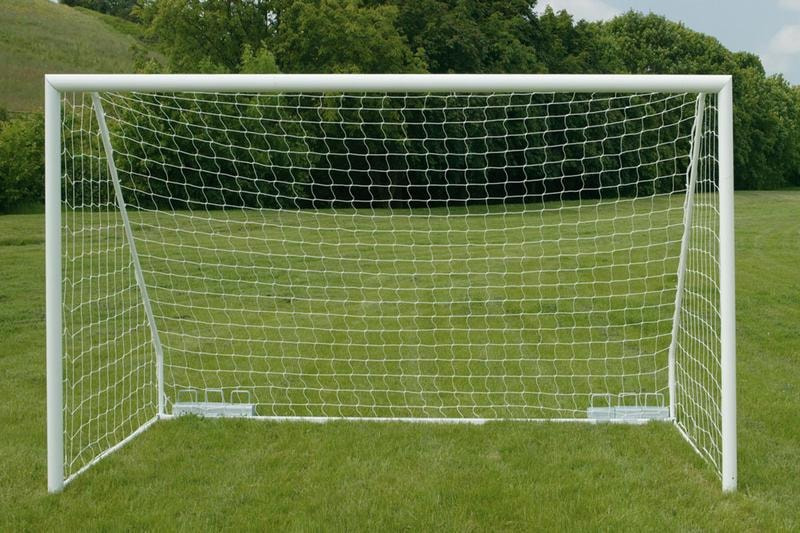
#> input picture Lab/image/1234.jpg, 800 x 533 px
$ jupyter execute BaiI.ipynb
#> lines starting #> are read from the running program, lines starting #| are printed output that depends on the picture; after the words box and inside, x2 and y2 are one past the last pixel; in counts of white or black regions, pixels touching at a corner belong together
silde 21, 22

[cell 1]
import cv2
import matplotlib.pyplot as plt
img = cv2.imread('../image/1234.jpg')
#> img is the input picture: shape (533, 800, 3); mean B, G, R 66.6, 117, 101.6
imgrgb = cv2.cvtColor(img, cv2.COLOR_BGR2RGB)
plt.imshow(imgrgb)
plt.title("img_rgb")
plt.show()

[cell 2]
#BaiI
#tang giam do sang va tuong phan
plt.figure()
increase_Brightness = cv2.convertScaleAbs(imgrgb, alpha=1, beta=50)
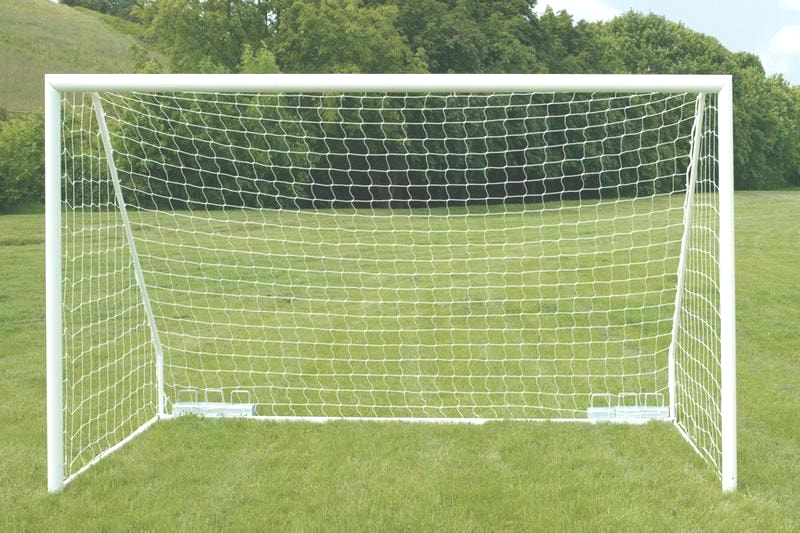
#> increase_Brightness: shape (533, 800, 3); mean R, G, B 151.1, 166.3, 116.1
plt.subplot(2,2,1)
plt.title("increase_Brightness")
plt.imshow(increase_Brightness)
decrease_Brightness = cv2.convertScaleAbs(imgrgb, alpha=1, beta=-50)
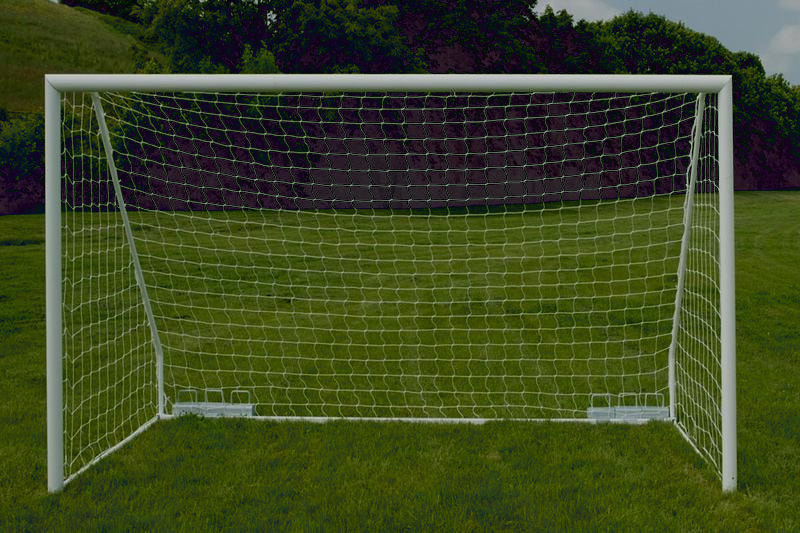
#> decrease_Brightness: shape (533, 800, 3); mean R, G, B 61, 71.3, 33.8
plt.subplot(2,2,2)
plt.title("decrease_Brightness")
plt.imshow(decrease_Brightness)
increase_contrast = cv2.convertScaleAbs(imgrgb, alpha=1.5, beta=0)
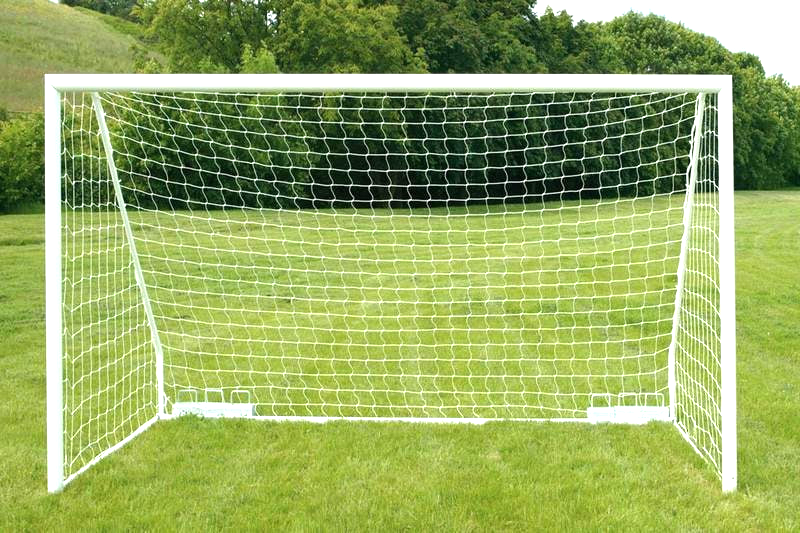
#> increase_contrast: shape (533, 800, 3); mean R, G, B 148.9, 170.3, 95.9
plt.subplot(2,2,3)
plt.imshow(increase_contrast)
plt.title("increase_contrast")
decrease_contrast = cv2.convertScaleAbs(imgrgb, alpha=0.5, beta=0)
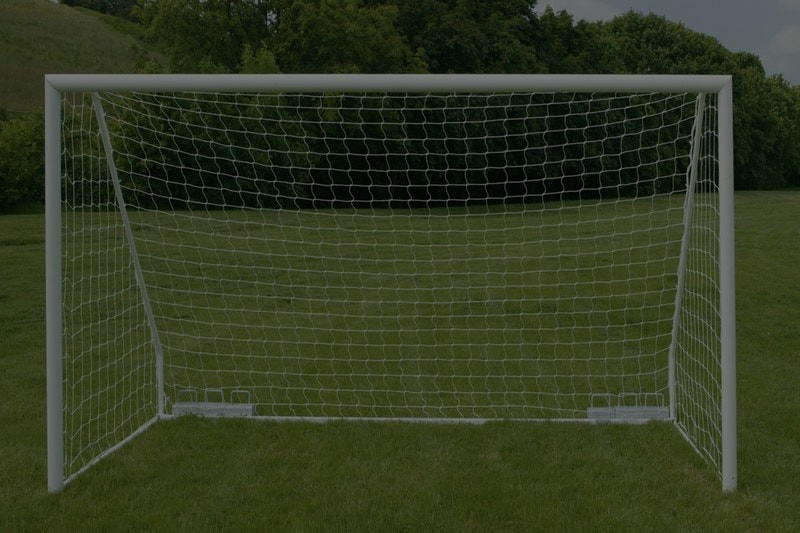
#> decrease_contrast: shape (533, 800, 3); mean R, G, B 50.8, 58.5, 33.3
plt.subplot(2,2,4)
plt.imshow(decrease_contrast)
plt.title("decrease_contrast")
plt.show()

[cell 3]
# bien doi am ban anh
negative_img = 255-imgrgb
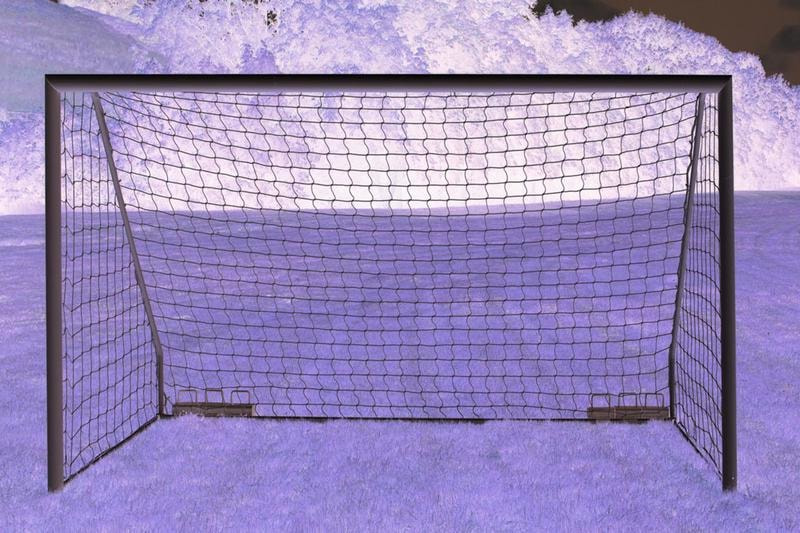
#> negative_img: shape (533, 800, 3); mean R, G, B 153.4, 138, 188.4
plt.imshow(negative_img)
plt.title("negative_img")
plt.show()

[cell 4]
# Cắt ngưỡng
gray = cv2.cvtColor(img, cv2.COLOR_BGR2GRAY)
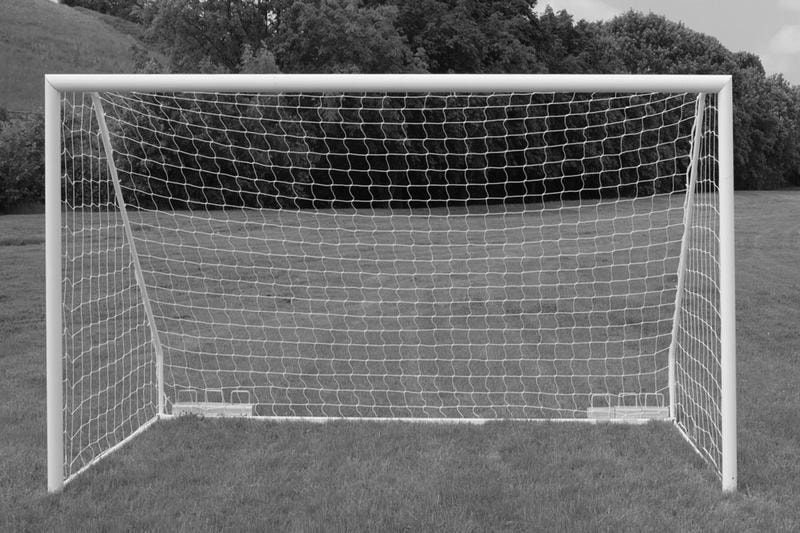
#> gray: shape (533, 800); min 1, max 255, mean 106.7
hist = cv2.calcHist([gray],[0],None,[256],[0,256])
#> hist = 256 values, max 8405 at index 113, min 0 at index 0, mean 1665.6

plt.plot(hist)
plt.title("Histogram")
plt.xlabel("Pixel value")
plt.ylabel("num of pixel")
plt.show()
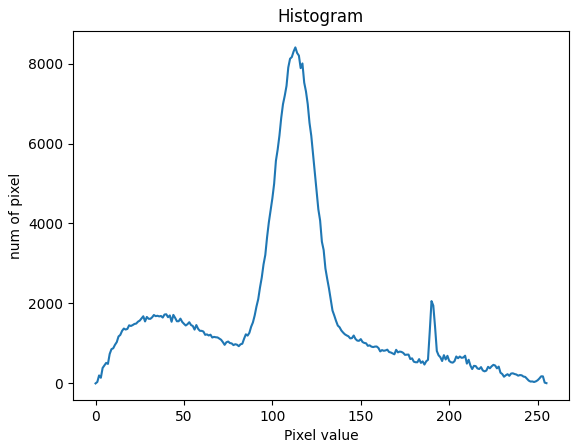
#> figure drawn by matplotlib, 1 panel; curve peaks at x = 113, y = 8405
maxValue = 255
thresh, thresholded_img = cv2.threshold(gray, 0, maxValue, cv2.THRESH_BINARY+cv2.THRESH_OTSU)
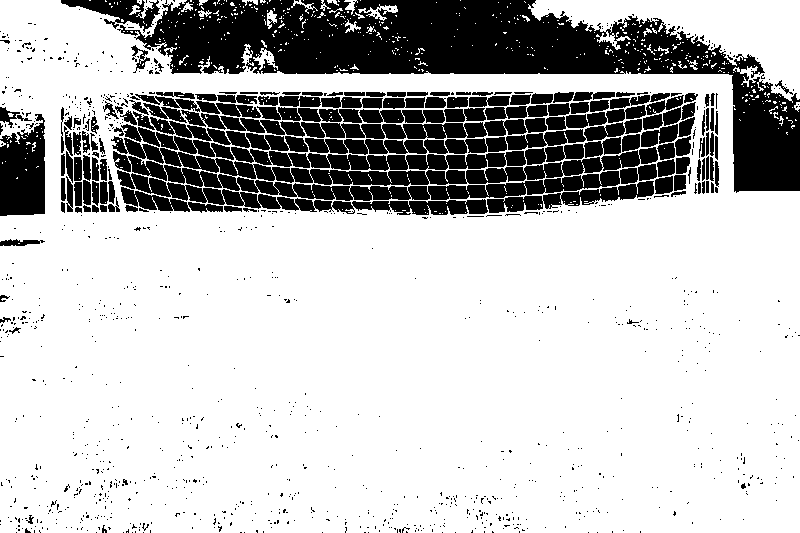
#> thresholded_img: shape (533, 800); 74.6% white; 1165 black regions (1021 under 20 px), largest, box (x1, y1, x2, y2) and area: (117, 0, 800, 193) 40381, (111, 136, 658, 201) 14324, (121, 124, 584, 171) 6031
#> thresh = 86
plt.figure(figsize=(10,5))
plt.subplot(1,2,1)
plt.imshow(gray, cmap='gray')
plt.title("img")
plt.subplot(1,2,2)
plt.imshow(thresholded_img, cmap='gray')
plt.title("img_thresholded")
plt.show()

$ run again, with Lab/image/details-img.jpg copied over Lab/image/1234.jpg
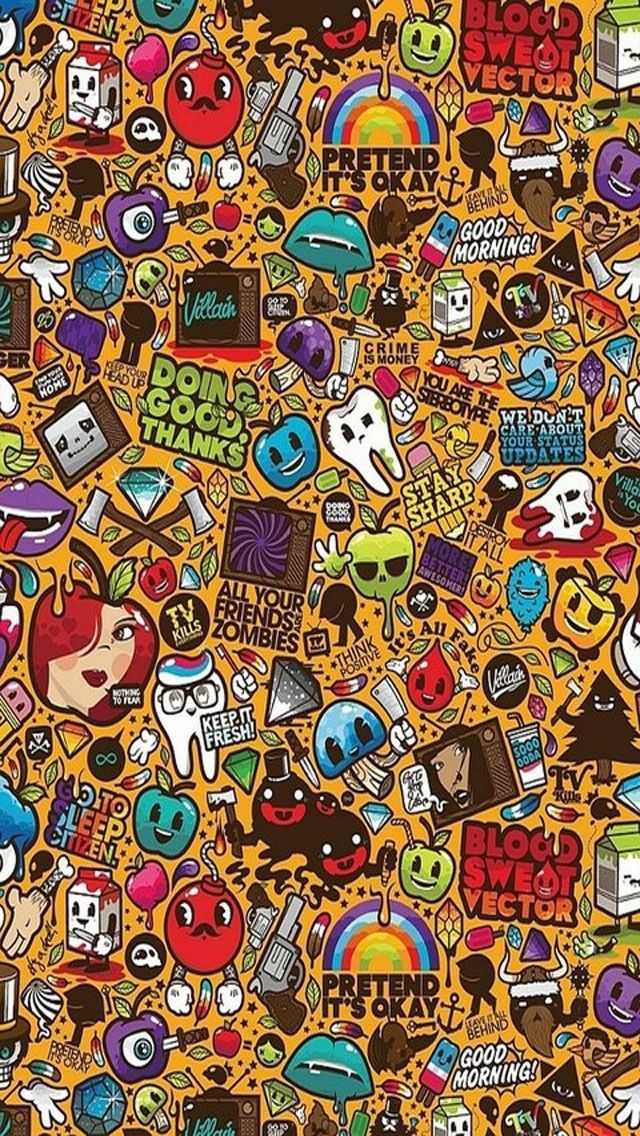
#> input picture Lab/image/details-img.jpg, 640 x 1136 px
#> img is the input picture: shape (1136, 640, 3); mean B, G, R 74.8, 106.7, 141.5
#> `gray = cv2.cvtColor(img, cv2.COLOR_BGR2GRAY)`:
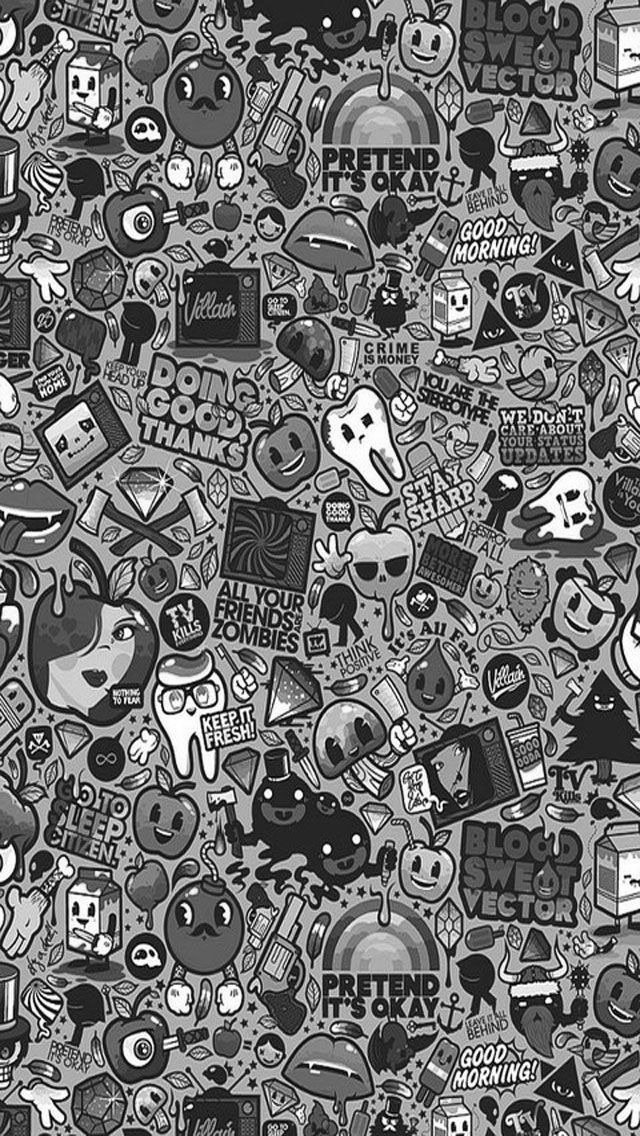
#> gray: shape (1136, 640); min 0, max 255, mean 113.5
#> hist = 256 values, max 10262 at index 38, min 98 at index 0, mean 2840
#> `thresh, thresholded_img = cv2.threshold(gray, 0, maxValue, cv2.THRESH_..`:
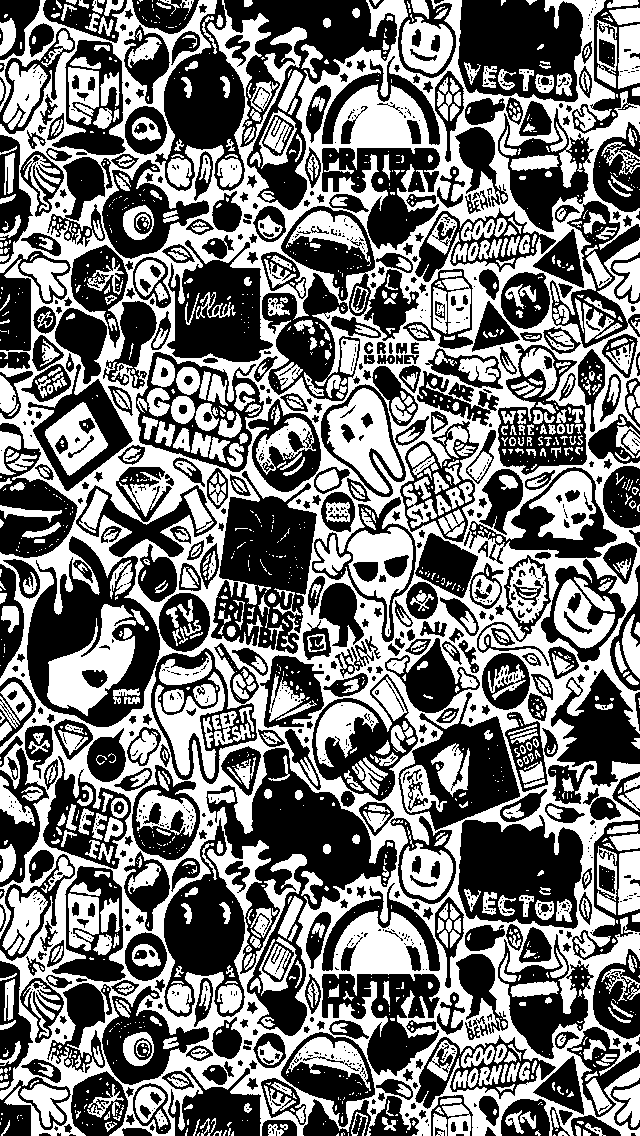
#> thresholded_img: shape (1136, 640); 46.6% white; 1692 white regions (935 under 20 px), largest, box (x1, y1, x2, y2) and area: (0, 0, 640, 1136) 189961, (47, 604, 136, 716) 4616, (327, 388, 403, 494) 3922
#> thresh = 117
